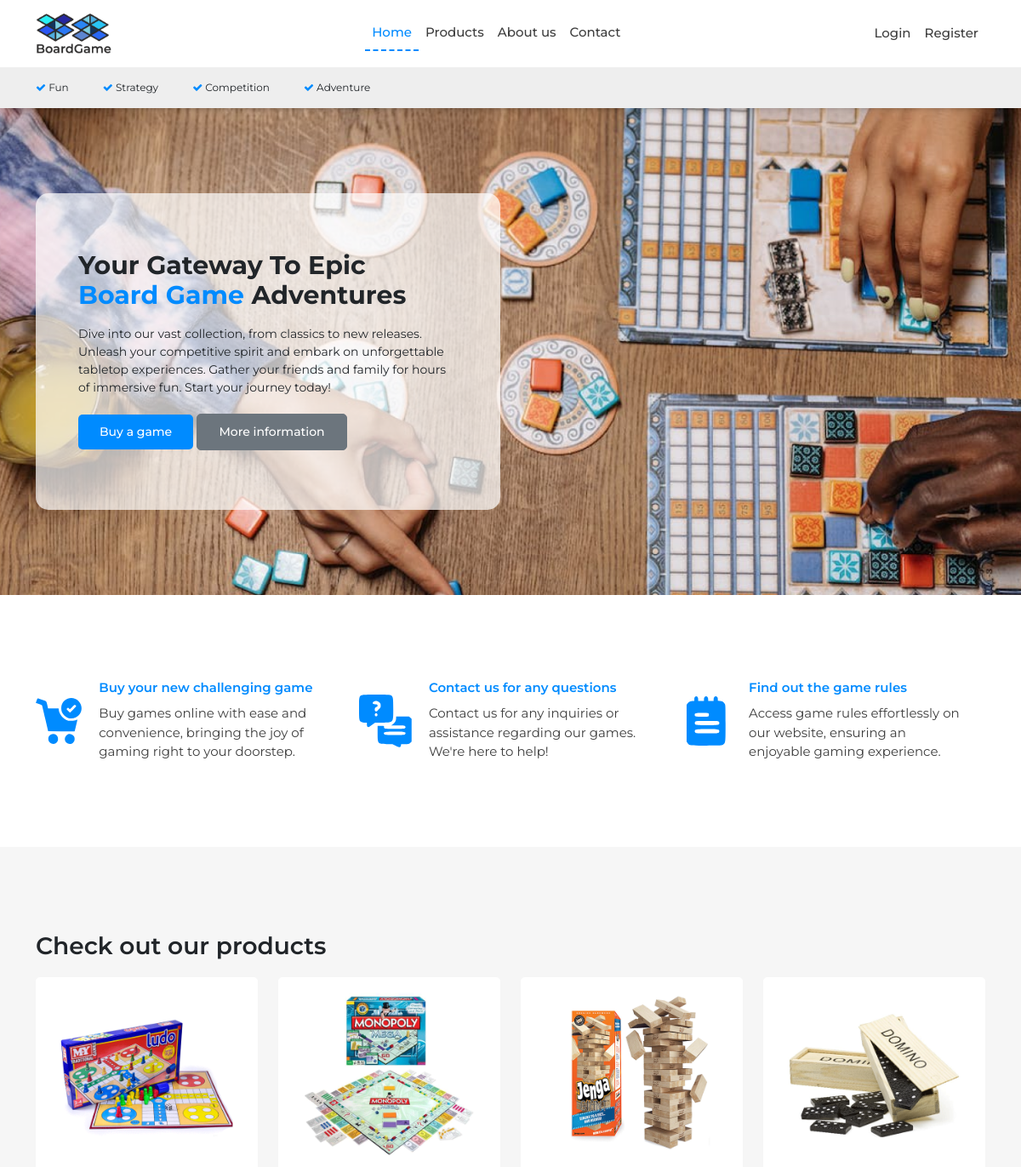
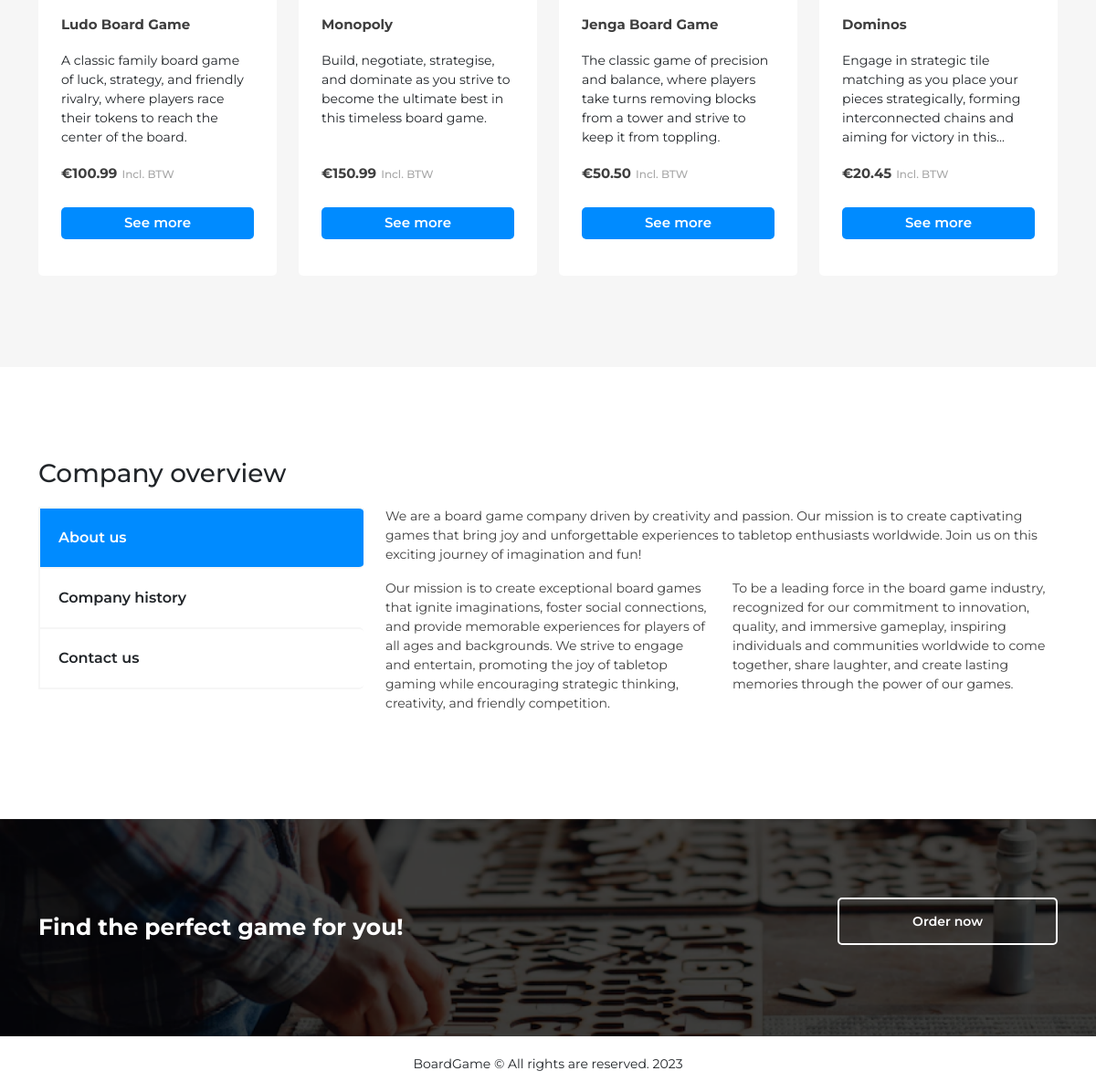
The page / on the database its author committed (2 pictures, top to bottom).
### store/models.py (models this page shows, shortened)
class Product(models.Model):
    name = models.CharField(max_length=200, null=True)
    shortDescription = models.TextField()
    description = models.TextField()
    rules = models.TextField(default='', null=False, blank=False)
    price = models.FloatField(default='', null=False, blank=False)
    digital = models.BooleanField(default=False, null=True, blank=False)
    image = models.ImageField(null=True, blank=True)
    @property
    def imageUrl(self):
        try:
            url = self.image.url
        except:
            url = ''
        return url

### store/views.py (the view)
# urls.py: 2. Add a URL to urlpatterns:  path('', views.home, name='home')
def home(request):
    products = Product.objects.all()[:4]  # Retrieve only the first four products
    if request.user.is_authenticated:
        customer = request.user.customer
        order, created = Order.objects.get_or_create(customer=customer, complete=False)
        cartItems = order.get_cart_items
        context = {'products': products, 'activePage': 'home', 'cartItems': cartItems}
    else:
        context = {'products': products, 'activePage': 'home'}
    return render(request, 'index.html', context)

### store/templates/index.html (shortened to what this page needs)
{% extends 'store/main.html' %}
{% load static %}
{% block content %}
    <div class="main-home">
        <div class="container">
            <div class="row">
                <div class="col-md-6">
                    <div class="box">
                        <h3>Your Gateway To Epic</h3>
                        <h3><span>Board Game</span> Adventures</h3>
                        <p>Dive into our vast collection, from classics to new releases. Unleash your competitive spirit
                            and
                            embark on unforgettable tabletop experiences. Gather your friends and family for hours of
                            immersive fun. Start your journey today!</p>
                        <button class="btn btn-primary"><a href="{% url 'store' %}">Buy a game</a></button>
                        <button class="btn btn-secondary"><a href="{% url 'home' %}#overview">More information</a>
                        </button>
                    </div>
                </div>
            </div>
        </div>
    </div>
    <div class="container">
        <div class="main-info">
            <div class="row">
                <div class="col-md-4">
                    <div class="image">
                        <img src="{% static 'images/png/cart.svg' %}" alt="cart">
                    </div>
                    <div class="info">
                        <h5>Buy your new challenging game</h5>
                        <p>Buy games online with ease and convenience, bringing the joy of gaming right to your
                            doorstep.</p>
                    </div>
                </div>
                <div class="col-md-4">
                    <div class="image">
                        <img src="{% static 'images/png/questions.svg' %}" alt="cart">
                    </div>
                    <div class="info">
                        <h5>Contact us for any questions</h5>
                        <p>Contact us for any inquiries or assistance regarding our games. We're here to help!</p>
                    </div>
                </div>
                <div class="col-md-4">
                    <div class="image">
                        <img src="{% static 'images/png/notes.svg' %}" alt="cart">
                    </div>
                    <div class="info">
                        <h5>Find out the game rules</h5>
                        <p>Access game rules effortlessly on our website, ensuring an enjoyable gaming experience.</p>
                    </div>
                </div>
            </div>
        </div>
    </div>
    <div class="main-products">
        <div class="container">
            <h3>Check out our products</h3>
            <div class="row">
                {% for product in products %}
                    <div class="col-md-3">
                        <div class="product">
                            <img src="{{ product.imageUrl }}" alt="Dominos">
                            <h5>{{ product.name }}</h5>
                            <p>{{ product.shortDescription }}</p>
                            <h5>€{{ product.price|floatformat:2 }}<span>Incl. BTW</span></h5>
                            <a href="{% url 'store' %}" class="btn btn-primary">See more</a>
                        </div>
                    </div>
                {% endfor %}
            </div>
        </div>
    </div>
    <div class="container">
        <div class="main-about" id="overview">
            <h3>Company overview</h3>
            <div class="row">
                <div class="col-md-4">
                    <div class="about-section-title active" id="about">About us</div>
                    <div class="about-section-title" id="history">Company history</div>
                    <div class="about-section-title" id="contact">Contact us</div>
                </div>
                <div class="col-md-8">
                    <div class="about content show">
                        <p>We are a board game company driven by creativity and passion. Our mission is to create
                            captivating games that bring joy and unforgettable experiences to tabletop enthusiasts
                            worldwide. Join us on this exciting journey of imagination and fun!</p>
                        <div class="row">
                            <div class="col-6">
                                <p>Our mission is to create exceptional board games that ignite imaginations, foster
                                    social
                                    connections, and provide memorable experiences for players of all ages and
                                    backgrounds.
                                    We strive to engage and entertain, promoting the joy of tabletop gaming while
                                    encouraging strategic thinking, creativity, and friendly competition.</p>
                            </div>
                            <div class="col-6">
                                <p>To be a leading force in the board game industry, recognized for our commitment to
                                    innovation, quality, and immersive gameplay, inspiring individuals and communities
                                    worldwide to come together, share laughter, and create lasting memories through the
                                    power of our games.</p>
                            </div>
                        </div>
                    </div>
                </div>
            </div>
        </div>
    </div>
    <div class="main-cta">
        <div class="container">
            <div class="cta">
                <div class="message">Find the perfect game for you!</div>
                <div class="cta-button"><a href="{% url 'store' %}">Order now</a></div>
            </div>
        </div>
    </div>
{% endblock %}

### static/css/style.css (style rules this page uses)
:root { --main-color:#008BFF; --black-color:#3E3E3E; --gray-light:#F6F6F6; --gray-dark:#A7A7A7; --white:#FFF; }
.show { display: block; }
html, body { font-family: 'Montserrat', sans-serif; height: 100%; }
body { display: flex; flex-direction: column; }
.btn-primary { background: var(--main-color); border: var(--main-color); }
.main-home { background: url("/static/images/main-bg.png") center no-repeat; background-size: cover; padding: 100px 0; }
.main-home .box { background: rgba(255, 255, 255, 0.7); padding: 70px 50px; border-radius: 15px; }
.main-home .box h3 { font-size: 30px; font-weight: 700; line-height: 1; margin-bottom: 5px; }
.main-home .box h3 span { color: var(--main-color); }
.main-home .box p { font-size: 14px; margin: 20px 0; }
.main-home .box button a { text-decoration: none; color: var(--white); }
.main-home .box .btn { font-size: 14px; font-weight: 500; border-radius: 5px; padding: 10px 25px; }
.main-info { padding: 100px 0; }
.main-info .col-md-4 { display: flex; justify-content: center; align-items: center; }
.main-info .col-md-4 .image { width: 150px; }
.main-info .info { padding: 0 20px; }
.main-info .info h5 { color: var(--main-color); font-size: 15px; font-weight: 600; margin-bottom: 10px; }
.main-info .info p { color: var(--black-color); font-size: 15px; font-weight: 400; margin: 0; }
.main-products { background: var(--gray-light); padding: 100px 0; }
.main-products h3 { font-weight: 600; margin-bottom: 20px; }
.main-products .product { background: var(--white); padding: 10px 25px 40px 25px; border-radius: 5px; }
.main-products .product img { width: 100%; text-align: center; margin-bottom: 20px; }
.main-products .product h5 { font-size: 15px; font-weight: 700; color: var(--black-color); }
.main-products .product h5 span { font-size: 12px; font-weight: 500; margin-left: 5px; color: var(--gray-dark); }
.main-products .product p { font-size: 14px; margin: 20px 0; min-height: 105px; }
.main-products .product .btn { width: 100%; margin-top: 20px; border-radius: 5px; font-size: 15px; font-weight: 600; }
.main-about { padding: 100px 0; }
.main-about h3 { margin-bottom: 20px; }
.main-about .about-section-title { padding: 20px; font-weight: 600; border-bottom-right-radius: 5px; border-top-right-radius: 5px; border-left: 2px solid var(--gray-light); }
.main-about .about-section-title:nth-of-type(1) { border-bottom: 2px solid var(--gray-light); border-top: 2px solid var(--gray-light); }
.main-about .about-section-title:nth-of-type(3) { border-bottom: 2px solid var(--gray-light); border-top: 2px solid var(--gray-light); }
.main-about .about-section-title.active { background: var(--main-color); color: var(--white); }
.main-about .content { font-size: 14px; color: var(--black-color); }
.main-cta { background: url("/static/images/main-cta.png") center no-repeat; background-size: cover; padding: 100px 0; }
.main-cta .cta { display: flex; justify-content: space-between; }
.main-cta .cta .message { color: var(--white); font-size: 25px; font-weight: 700; }
.main-cta .cta a { color: var(--white); border: 2px solid var(--white); border-radius: 5px; padding: 15px 80px; text-decoration: none; font-size: 14px; font-weight: 600; }

### rows shown on the page
Product: imageUrl (picture), name "Ludo Board Game", shortDescription "A classic family board game of luck, strategy, and friendly rivalry, where players race their tokens to reach the center of the board.", price "100.99"
Product: imageUrl (picture), name "Monopoly", shortDescription "Build, negotiate, strategise, and dominate as you strive to become the ultimate best in this timeless board game.", price "150.99"
Product: imageUrl (picture), name "Jenga Board Game", shortDescription "The classic game of precision and balance, where players take turns removing blocks from a tower and strive to keep it from toppling.", price "50.50"
Product: imageUrl (picture), name "Dominos", shortDescription "Engage in strategic tile matching as you place your pieces strategically, forming interconnected chains and aiming for victory in this...", price "20.45"
